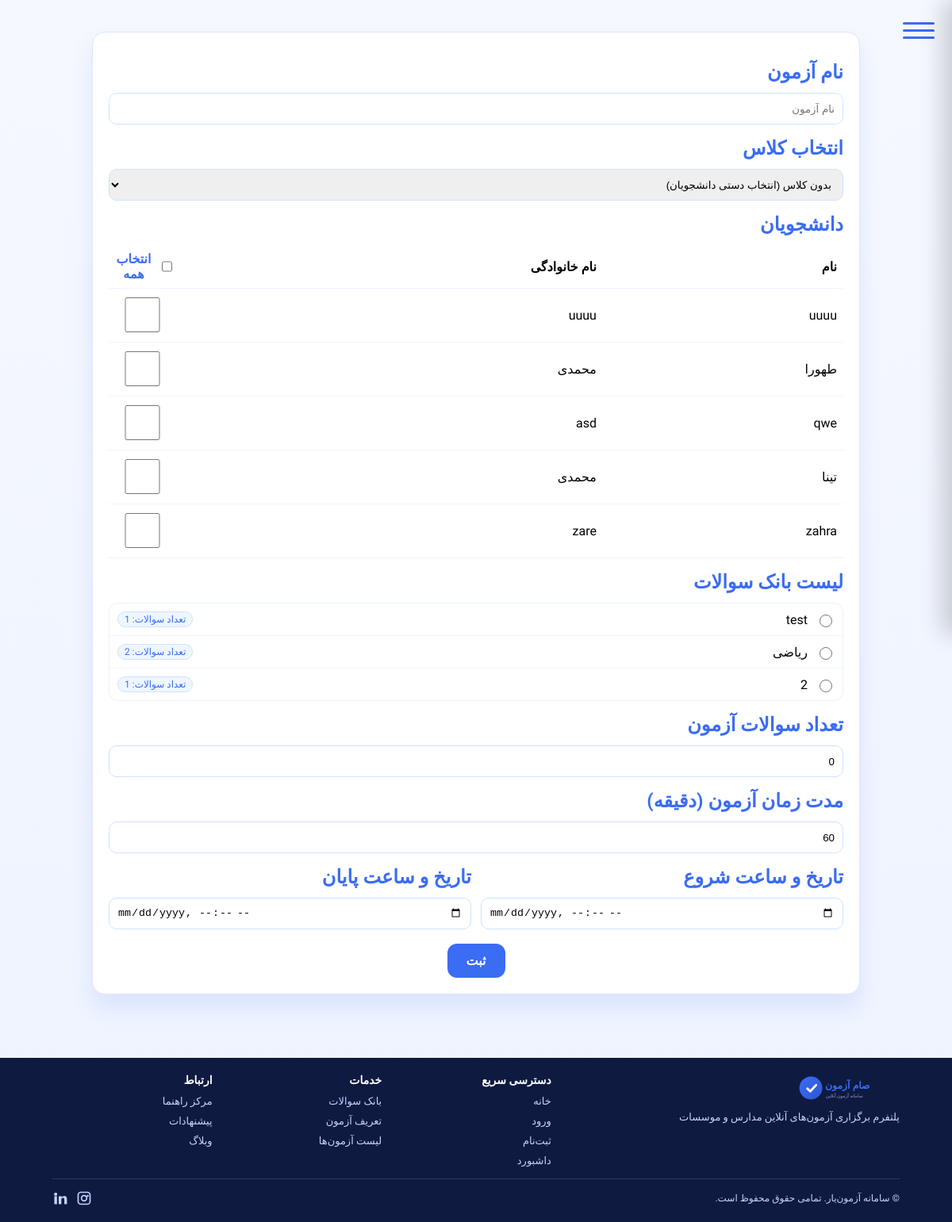
The page /accounts/exam-define/ (signed in) on the database its author committed.
### accounts/models.py (models this page shows, shortened)
class User(AbstractUser):
    email = models.EmailField(unique=True)
    role = models.ForeignKey(Role, on_delete=models.SET_NULL, null=True, blank=True)
    class Meta:
        verbose_name = "کاربر"
        verbose_name_plural = "کاربران"

class Exam(models.Model):
    name = models.CharField(max_length=200)
    classroom = models.ForeignKey('Classroom', on_delete=models.CASCADE, related_name='exams')
    num_questions = models.PositiveIntegerField(default=0)
    created_by = models.ForeignKey(settings.AUTH_USER_MODEL, on_delete=models.CASCADE, related_name='created_exams')
    students = models.ManyToManyField(settings.AUTH_USER_MODEL, related_name='exams', blank=True)
    created_at = models.DateTimeField(auto_now_add=True)
    source_exam = models.ForeignKey('self', null=True, blank=True, on_delete=models.SET_NULL, related_name='derived_exams')
    shuffle_per_student = models.BooleanField(default=True)
    duration = models.PositiveIntegerField(default=60, help_text="Duration in minutes")
    start_time = models.DateTimeField(null=True, blank=True)
    end_time = models.DateTimeField(null=True, blank=True)
    class Meta:
        verbose_name = "آزمون"
        verbose_name_plural = "آزمون‌ها"

### accounts/views.py (the view, shortened to what this page needs)
# urls.py: path('exam-define/', ExamDefineView.as_view(), name='exam_define'),
@method_decorator(login_required, name="dispatch")
class ExamDefineView(TemplateView):
    template_name = "accounts/exam_define.html"
    def dispatch(self, request, *args, **kwargs):
        u = request.user
        is_instructor = (getattr(getattr(u, 'role', None), 'code', '') == 'instructor')
        if not is_instructor:
            return redirect('profile')
        return super().dispatch(request, *args, **kwargs)
    def get_context_data(self, **kwargs):
        ctx = super().get_context_data(**kwargs)
        u = self.request.user
        from django.db.models import Count
        classes = Classroom.objects.filter(instructor=u, is_staging=False, is_exam_room=False).order_by('name')
        selected_class_id = self.request.GET.get('class_id')
        selected_class = None
        if selected_class_id:
            try:
                selected_class = classes.get(pk=int(selected_class_id))
            except (ValueError, Classroom.DoesNotExist):
                selected_class = None
        if selected_class:
            students = selected_class.students.select_related('role').filter(role__code='student')
        else:
            students = User.objects.select_related('role').filter(role__code='student')
        banks = (
            Exam.objects.filter(created_by=u, students__isnull=True)
            .annotate(q_count=Count('questions'))
            .order_by('-created_at')
            .distinct()
        )
        ctx['classes'] = classes
        ctx['selected_class_id'] = selected_class.id if selected_class else None
        ctx['students'] = students
        ctx['banks'] = banks
        return ctx

### templates/accounts/exam_define.html (shortened to what this page needs)
{% extends "base.html" %}
{% block body_class %}exam-define{% endblock %}
{% block content %}
<div class="wrap">
  <form method="post" class="card">
    <div class="section">
      <h2 class="title">نام آزمون</h2>
      <input class="input" type="text" name="exam_name" placeholder="نام آزمون" />
    </div>
    <div class="section">
      <h2 class="title">انتخاب کلاس</h2>
      <select class="input" name="class_id" id="classSelect">
        <option value="">بدون کلاس (انتخاب دستی دانشجویان)</option>
      </select>
    </div>
    <div class="section">
      <h2 class="title">دانشجویان</h2>
      <table class="table">
        <thead>
          <tr>
            <th>نام</th>
            <th>نام خانوادگی</th>
            <th class="chk">
              <label class="sel-all" for="selectAllStudents">
                <input type="checkbox" id="selectAllStudents">
                <span>انتخاب همه</span>
              </label>
            </th>
          </tr>
        </thead>
        <tbody>
          {% for s in students %}
          <tr>
            <td>{{ s.first_name }}</td>
            <td>{{ s.last_name }}</td>
            <td class="chk"><input type="checkbox" name="student_ids" value="{{ s.id }}" /></td>
          </tr>
          {% endfor %}
        </tbody>
      </table>
    </div>
    <div class="section">
      <h2 class="title">لیست بانک سوالات</h2>
      <ul class="banks">
        {% for b in banks %}
          <li class="bank-item"><input type="radio" name="source_exam_id" value="{{ b.id }}"><span>{{ b.name }}</span> <span class="count">تعداد سوالات: {{ b.q_count|default:b.num_questions }}</span></li>
        {% empty %}
          <li class="bank-item" style="color:#6b7aa6">بانک سوالی موجود نیست</li>
        {% endfor %}
      </ul>
    </div>
    <div class="section">
      <h2 class="title">تعداد سوالات آزمون</h2>
      <input class="input" type="number" min="0" name="num_questions" value="0" />
    </div>
    <div class="section">
      <h2 class="title">مدت زمان آزمون (دقیقه)</h2>
      <input class="input" type="number" min="1" name="duration" value="60" required />
    </div>
    <div class="section">
      <div class="grid" style="grid-template-columns: 1fr 1fr;">
        <div>
          <h2 class="title">تاریخ و ساعت شروع</h2>
          <input class="input" type="datetime-local" name="start_time" required />
        </div>
        <div>
          <h2 class="title">تاریخ و ساعت پایان</h2>
          <input class="input" type="datetime-local" name="end_time" required />
        </div>
      </div>
    </div>
    <div class="actions">
      <button class="btn" type="submit">ثبت</button>
    </div>
  </form>
</div>
{% endblock %}

### static/styles.css (style rules this page uses)
body { font-family: 'Vazirmatn','IranSans', tahoma, sans-serif; direction: rtl; margin: 0; padding: 0; background: linear-gradient(135deg, #007BFF, #00BFFF); min-height: 100vh; }
form input { width: 100%; height: 44px; padding: 0 12px; }
.btn { display: inline-block; padding: 10px 16px; border-radius: 8px; border: none; cursor: pointer; font-weight: 700; }
.actions { display:flex; justify-content:center; margin-top: 24px; }

### templates/accounts/exam_define.html (style rules this page uses)
* { box-sizing:border-box }
body.exam-define { background:linear-gradient(180deg,#f5f8ff 0%, #eef3ff 100%) }
.wrap { max-width:1000px;margin:24px auto;padding:0 16px }
.card { background:#fff;border:1px solid #dfe6fb;border-radius:16px;box-shadow:0 16px 28px rgba(58,108,244,0.12);padding:20px; overflow:hidden }
.section { margin-top:16px }
.title { color:#3A6CF4;font-weight:800;margin:0 0 12px 0 }
.grid { display:grid;grid-template-columns:1fr;gap:12px }
.table { width:100%;border-collapse:collapse }
th,td { padding:8px;border-bottom:1px solid #f0f4ff;text-align:right }
th.chk, td.chk { text-align:center; width:90px }
.banks { list-style:none;margin:0;padding:0;border:1px solid #eaf1ff;border-radius:12px }
.bank-item { display:flex;align-items:center;gap:10px;padding:10px;border-bottom:1px solid #f0f4ff }
.bank-item:last-child { border-bottom:none }
.count { font-size:12px;color:#3A6CF4;border:1px solid #cfe3ff;background:#eef6ff;border-radius:999px;padding:2px 8px;margin-right:auto }
.actions { display:flex;justify-content:center;margin-top:18px }
.input { width:100%;height:40px;border:1.6px solid #cfe3ff;border-radius:10px;padding:8px 10px }
.btn { padding:12px 24px;border-radius:12px;background:#3A6CF4;color:#fff;border:none;cursor:pointer;font-size:16px }
.bank-item input[type="radio"] { width:16px;height:16px;accent-color:#22c55e }
.sel-all { display:inline-flex;align-items:center;justify-content:center;gap:8px;color:#3A6CF4;font-weight:700 }
.sel-all input[type="checkbox"] { width:16px;height:16px;accent-color:#3A6CF4 }

### rows shown on the page
User: first_name "uuuu", last_name "uuuu"
User: first_name "طهورا", last_name "محمدی"
User: first_name "qwe", last_name "asd"
User: first_name "تینا", last_name "محمدی"
User: first_name "zahra", last_name "zare"
Exam: name "test", q_count "1"
Exam: name "ریاضی", q_count "2"
Exam: name "2", q_count "1"
